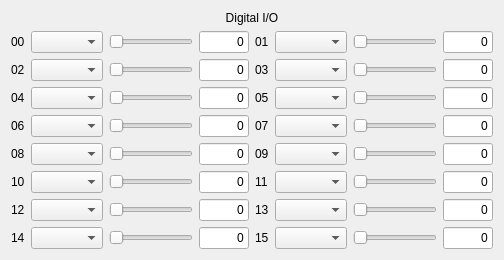
  <widget class="QWidget" name="verticalLayoutWidget">
   <property name="geometry">
    <rect>
     <x>280</x>
     <y>20</y>
     <width>491</width>
     <height>241</height>
    </rect>
   </property>
   <layout class="QVBoxLayout" name="DIOVertLayout">
    <item>
     <widget class="QLabel" name="DIO_Label">
      <property name="text">
       <string>Digital I/O</string>
      </property>
      <property name="alignment">
       <set>Qt::AlignCenter</set>
      </property>
     </widget>
    </item>
    <item>
     <layout class="QGridLayout" name="DIO_Grid">
      <item row="2" column="3">
       <widget class="QLineEdit" name="D04_LineEdit">
        <property name="sizePolicy">
         <sizepolicy hsizetype="Minimum" vsizetype="Fixed">
          <horstretch>0</horstretch>
          <verstretch>0</verstretch>
         </sizepolicy>
        </property>
        <property name="minimumSize">
         <size>
          <width>50</width>
          <height>0</height>
         </size>
        </property>
        <property name="text">
         <string>0</string>
        </property>
        <property name="alignment">
         <set>Qt::AlignRight|Qt::AlignTrailing|Qt::AlignVCenter</set>
        </property>
        <property name="readOnly">
         <bool>false</bool>
        </property>
       </widget>
      </item>
      <item row="4" column="3">
       <widget class="QLineEdit" name="D08_LineEdit">
        <property name="sizePolicy">
         <sizepolicy hsizetype="Minimum" vsizetype="Fixed">
          <horstretch>0</horstretch>
          <verstretch>0</verstretch>
         </sizepolicy>
        </property>
        <property name="minimumSize">
         <size>
          <width>50</width>
          <height>0</height>
         </size>
        </property>
        <property name="text">
         <string>0</string>
        </property>
        <property name="alignment">
         <set>Qt::AlignRight|Qt::AlignTrailing|Qt::AlignVCenter</set>
        </property>
        <property name="readOnly">
         <bool>false</bool>
        </property>
       </widget>
      </item>
      <item row="6" column="3">
       <widget class="QLineEdit" name="D12_LineEdit">
        <property name="sizePolicy">
         <sizepolicy hsizetype="Minimum" vsizetype="Fixed">
          <horstretch>0</horstretch>
          <verstretch>0</verstretch>
         </sizepolicy>
        </property>
        <property name="minimumSize">
         <size>
          <width>50</width>
          <height>0</height>
         </size>
        </property>
        <property name="text">
         <string>0</string>
        </property>
        <property name="alignment">
         <set>Qt::AlignRight|Qt::AlignTrailing|Qt::AlignVCenter</set>
        </property>
        <property name="readOnly">
         <bool>false</bool>
        </property>
       </widget>
      </item>
      <item row="5" column="3">
       <widget class="QLineEdit" name="D10_LineEdit">
        <property name="sizePolicy">
         <sizepolicy hsizetype="Minimum" vsizetype="Fixed">
          <horstretch>0</horstretch>
          <verstretch>0</verstretch>
         </sizepolicy>
        </property>
        <property name="minimumSize">
         <size>
          <width>50</width>
          <height>0</height>
         </size>
        </property>
        <property name="text">
         <string>0</string>
        </property>
        <property name="alignment">
         <set>Qt::AlignRight|Qt::AlignTrailing|Qt::AlignVCenter</set>
        </property>
        <property name="readOnly">
         <bool>false</bool>
        </property>
       </widget>
      </item>
      <item row="7" column="3">
       <widget class="QLineEdit" name="D14_LineEdit">
        <property name="sizePolicy">
         <sizepolicy hsizetype="Minimum" vsizetype="Fixed">
          <horstretch>0</horstretch>
          <verstretch>0</verstretch>
         </sizepolicy>
        </property>
        <property name="minimumSize">
         <size>
          <width>50</width>
          <height>0</height>
         </size>
        </property>
        <property name="text">
         <string>0</string>
        </property>
        <property name="alignment">
         <set>Qt::AlignRight|Qt::AlignTrailing|Qt::AlignVCenter</set>
        </property>
        <property name="readOnly">
         <bool>false</bool>
        </property>
       </widget>
      </item>
      <item row="3" column="3">
       <widget class="QLineEdit" name="D06_LineEdit">
        <property name="sizePolicy">
         <sizepolicy hsizetype="Minimum" vsizetype="Fixed">
          <horstretch>0</horstretch>
          <verstretch>0</verstretch>
         </sizepolicy>
        </property>
        <property name="minimumSize">
         <size>
          <width>50</width>
          <height>0</height>
         </size>
        </property>
        <property name="text">
         <string>0</string>
        </property>
        <property name="alignment">
         <set>Qt::AlignRight|Qt::AlignTrailing|Qt::AlignVCenter</set>
        </property>
        <property name="readOnly">
         <bool>false</bool>
        </property>
       </widget>
      </item>
      <item row="7" column="5">
       <widget class="QComboBox" name="D15_Combo"/>
      </item>
      <item row="0" column="0">
       <widget class="QLabel" name="D00_Label">
        <property name="text">
         <string>00</string>
        </property>
       </widget>
      </item>
      <item row="0" column="1">
       <widget class="QComboBox" name="D00_Combo"/>
      </item>
      <item row="1" column="2">
       <widget class="QSlider" name="D02_Slider">
        <property name="sizePolicy">
         <sizepolicy hsizetype="MinimumExpanding" vsizetype="Fixed">
          <horstretch>0</horstretch>
          <verstretch>0</verstretch>
         </sizepolicy>
        </property>
        <property name="maximum">
         <number>100</number>
        </property>
        <property name="singleStep">
         <number>100</number>
        </property>
        <property name="pageStep">
         <number>100</number>
        </property>
        <property name="sliderPosition">
         <number>0</number>
        </property>
        <property name="tracking">
         <bool>true</bool>
        </property>
        <property name="orientation">
         <enum>Qt::Horizontal</enum>
        </property>
        <property name="tickPosition">
         <enum>QSlider::NoTicks</enum>
        </property>
        <property name="tickInterval">
         <number>100</number>
        </property>
       </widget>
      </item>
      <item row="1" column="0">
       <widget class="QLabel" name="D02_Label">
        <property name="text">
         <string>02</string>
        </property>
       </widget>
      </item>
      <item row="7" column="6">
       <widget class="QSlider" name="D15_Slider">
        <property name="sizePolicy">
         <sizepolicy hsizetype="MinimumExpanding" vsizetype="Fixed">
          <horstretch>0</horstretch>
          <verstretch>0</verstretch>
         </sizepolicy>
        </property>
        <property name="maximum">
         <number>100</number>
        </property>
        <property name="singleStep">
         <number>100</number>
        </property>
        <property name="pageStep">
         <number>100</number>
        </property>
        <property name="sliderPosition">
         <number>0</number>
        </property>
        <property name="tracking">
         <bool>true</bool>
        </property>
        <property name="orientation">
         <enum>Qt::Horizontal</enum>
        </property>
        <property name="tickPosition">
         <enum>QSlider::NoTicks</enum>
        </property>
        <property name="tickInterval">
         <number>100</number>
        </property>
       </widget>
      </item>
      <item row="1" column="1">
       <widget class="QComboBox" name="D02_Combo"/>
      </item>
      <item row="2" column="0">
       <widget class="QLabel" name="D04_Label">
        <property name="text">
         <string>04</string>
        </property>
       </widget>
      </item>
      <item row="7" column="0">
       <widget class="QLabel" name="D14_Label">
        <property name="text">
         <string>14</string>
        </property>
       </widget>
      </item>
      <item row="7" column="1">
       <widget class="QComboBox" name="D14_Combo"/>
      </item>
      <item row="6" column="4">
       <widget class="QLabel" name="D13_Label">
        <property name="text">
         <string>13</string>
        </property>
       </widget>
      </item>
      <item row="7" column="2">
       <widget class="QSlider" name="D14_Slider">
        <property name="sizePolicy">
         <sizepolicy hsizetype="MinimumExpanding" vsizetype="Fixed">
          <horstretch>0</horstretch>
          <verstretch>0</verstretch>
         </sizepolicy>
        </property>
        <property name="maximum">
         <number>100</number>
        </property>
        <property name="singleStep">
         <number>100</number>
        </property>
        <property name="pageStep">
         <number>100</number>
        </property>
        <property name="sliderPosition">
         <number>0</number>
        </property>
        <property name="tracking">
         <bool>true</bool>
        </property>
        <property name="orientation">
         <enum>Qt::Horizontal</enum>
        </property>
        <property name="tickPosition">
         <enum>QSlider::NoTicks</enum>
        </property>
        <property name="tickInterval">
         <number>100</number>
        </property>
       </widget>
      </item>
      <item row="6" column="5">
       <widget class="QComboBox" name="D13_Combo"/>
      </item>
      <item row="6" column="6">
       <widget class="QSlider" name="D13_Slider">
        <property name="sizePolicy">
         <sizepolicy hsizetype="MinimumExpanding" vsizetype="Fixed">
          <horstretch>0</horstretch>
          <verstretch>0</verstretch>
         </sizepolicy>
        </property>
        <property name="maximum">
         <number>100</number>
        </property>
        <property name="singleStep">
         <number>100</number>
        </property>
        <property name="pageStep">
         <number>100</number>
        </property>
        <property name="sliderPosition">
         <number>0</number>
        </property>
        <property name="tracking">
         <bool>true</bool>
        </property>
        <property name="orientation">
         <enum>Qt::Horizontal</enum>
        </property>
        <property name="tickPosition">
         <enum>QSlider::NoTicks</enum>
        </property>
        <property name="tickInterval">
         <number>100</number>
        </property>
       </widget>
      </item>
      <item row="3" column="5">
       <widget class="QComboBox" name="D07_Combo"/>
      </item>
      <item row="5" column="4">
       <widget class="QLabel" name="D11_Label">
        <property name="text">
         <string>11</string>
        </property>
       </widget>
      </item>
      <item row="5" column="6">
       <widget class="QSlider" name="D11_Slider">
        <property name="sizePolicy">
         <sizepolicy hsizetype="MinimumExpanding" vsizetype="Fixed">
          <horstretch>0</horstretch>
          <verstretch>0</verstretch>
         </sizepolicy>
        </property>
        <property name="maximum">
         <number>100</number>
        </property>
        <property name="singleStep">
         <number>100</number>
        </property>
        <property name="pageStep">
         <number>100</number>
        </property>
        <property name="sliderPosition">
         <number>0</number>
        </property>
        <property name="tracking">
         <bool>true</bool>
        </property>
        <property name="orientation">
         <enum>Qt::Horizontal</enum>
        </property>
        <property name="tickPosition">
         <enum>QSlider::NoTicks</enum>
        </property>
        <property name="tickInterval">
         <number>100</number>
        </property>
       </widget>
      </item>
      <item row="3" column="6">
       <widget class="QSlider" name="D07_Slider">
        <property name="sizePolicy">
         <sizepolicy hsizetype="MinimumExpanding" vsizetype="Fixed">
          <horstretch>0</horstretch>
          <verstretch>0</verstretch>
         </sizepolicy>
        </property>
        <property name="maximum">
         <number>100</number>
        </property>
        <property name="singleStep">
         <number>100</number>
        </property>
        <property name="pageStep">
         <number>100</number>
        </property>
        <property name="sliderPosition">
         <number>0</number>
        </property>
        <property name="tracking">
         <bool>true</bool>
        </property>
        <property name="orientation">
         <enum>Qt::Horizontal</enum>
        </property>
        <property name="tickPosition">
         <enum>QSlider::NoTicks</enum>
        </property>
        <property name="tickInterval">
         <number>100</number>
        </property>
       </widget>
      </item>
      <item row="3" column="4">
       <widget class="QLabel" name="D07_Label">
        <property name="text">
         <string>07</string>
        </property>
       </widget>
      </item>
      <item row="5" column="5">
       <widget class="QComboBox" name="D11_Combo"/>
      </item>
      <item row="4" column="1">
       <widget class="QComboBox" name="D08_Combo"/>
      </item>
      <item row="2" column="1">
       <widget class="QComboBox" name="D04_Combo"/>
      </item>
      <item row="2" column="2">
       <widget class="QSlider" name="D04_Slider">
        <property name="sizePolicy">
         <sizepolicy hsizetype="MinimumExpanding" vsizetype="Fixed">
          <horstretch>0</horstretch>
          <verstretch>0</verstretch>
         </sizepolicy>
        </property>
        <property name="maximum">
         <number>100</number>
        </property>
        <property name="singleStep">
         <number>100</number>
        </property>
        <property name="pageStep">
         <number>100</number>
        </property>
        <property name="sliderPosition">
         <number>0</number>
        </property>
        <property name="tracking">
         <bool>true</bool>
        </property>
        <property name="orientation">
         <enum>Qt::Horizontal</enum>
        </property>
        <property name="tickPosition">
         <enum>QSlider::NoTicks</enum>
        </property>
        <property name="tickInterval">
         <number>100</number>
        </property>
       </widget>
      </item>
      <item row="7" column="4">
       <widget class="QLabel" name="D15_Label">
        <property name="text">
         <string>15</string>
        </property>
       </widget>
      </item>
      <item row="4" column="0">
       <widget class="QLabel" name="D08_Label">
        <property name="text">
         <string>08</string>
        </property>
       </widget>
      </item>
      <item row="0" column="4">
       <widget class="QLabel" name="D01_Label">
        <property name="text">
         <string>01</string>
        </property>
       </widget>
      </item>
      <item row="0" column="5">
       <widget class="QComboBox" name="D01_Combo"/>
      </item>
      <item row="3" column="0">
       <widget class="QLabel" name="D06_Label">
        <property name="text">
         <string>06</string>
        </property>
       </widget>
      </item>
      <item row="4" column="2">
       <widget class="QSlider" name="D08_Slider">
        <property name="sizePolicy">
         <sizepolicy hsizetype="MinimumExpanding" vsizetype="Fixed">
          <horstretch>0</horstretch>
          <verstretch>0</verstretch>
         </sizepolicy>
        </property>
        <property name="maximum">
         <number>100</number>
        </property>
        <property name="singleStep">
         <number>100</number>
        </property>
        <property name="pageStep">
         <number>100</number>
        </property>
        <property name="sliderPosition">
         <number>0</number>
        </property>
        <property name="tracking">
         <bool>true</bool>
        </property>
        <property name="orientation">
         <enum>Qt::Horizontal</enum>
        </property>
        <property name="tickPosition">
         <enum>QSlider::NoTicks</enum>
        </property>
        <property name="tickInterval">
         <number>100</number>
        </property>
       </widget>
      </item>
      <item row="3" column="2">
       <widget class="QSlider" name="D06_Slider">
        <property name="sizePolicy">
         <sizepolicy hsizetype="MinimumExpanding" vsizetype="Fixed">
          <horstretch>0</horstretch>
          <verstretch>0</verstretch>
         </sizepolicy>
        </property>
        <property name="maximum">
         <number>100</number>
        </property>
        <property name="singleStep">
         <number>100</number>
        </property>
        <property name="pageStep">
         <number>100</number>
        </property>
        <property name="sliderPosition">
         <number>0</number>
        </property>
        <property name="tracking">
         <bool>true</bool>
        </property>
        <property name="orientation">
         <enum>Qt::Horizontal</enum>
        </property>
        <property name="tickPosition">
         <enum>QSlider::NoTicks</enum>
        </property>
        <property name="tickInterval">
         <number>100</number>
        </property>
       </widget>
      </item>
      <item row="3" column="1">
       <widget class="QComboBox" name="D06_Combo"/>
      </item>
      <item row="6" column="1">
       <widget class="QComboBox" name="D12_Combo"/>
      </item>
      <item row="4" column="6">
       <widget class="QSlider" name="D09_Slider">
        <property name="sizePolicy">
         <sizepolicy hsizetype="MinimumExpanding" vsizetype="Fixed">
          <horstretch>0</horstretch>
          <verstretch>0</verstretch>
         </sizepolicy>
        </property>
        <property name="maximum">
         <number>100</number>
        </property>
        <property name="singleStep">
         <number>100</number>
        </property>
        <property name="pageStep">
         <number>100</number>
        </property>
        <property name="sliderPosition">
         <number>0</number>
        </property>
        <property name="tracking">
         <bool>true</bool>
        </property>
        <property name="orientation">
         <enum>Qt::Horizontal</enum>
        </property>
        <property name="tickPosition">
         <enum>QSlider::NoTicks</enum>
        </property>
        <property name="tickInterval">
         <number>100</number>
        </property>
       </widget>
      </item>
      <item row="1" column="5">
       <widget class="QComboBox" name="D03_Combo"/>
      </item>
      <item row="4" column="4">
       <widget class="QLabel" name="D09_Label">
        <property name="text">
         <string>09</string>
        </property>
       </widget>
      </item>
      <item row="6" column="0">
       <widget class="QLabel" name="D12_Label">
        <property name="text">
         <string>12</string>
        </property>
       </widget>
      </item>
      <item row="6" column="2">
       <widget class="QSlider" name="D12_Slider">
        <property name="sizePolicy">
         <sizepolicy hsizetype="MinimumExpanding" vsizetype="Fixed">
          <horstretch>0</horstretch>
          <verstretch>0</verstretch>
         </sizepolicy>
        </property>
        <property name="maximum">
         <number>100</number>
        </property>
        <property name="singleStep">
         <number>100</number>
        </property>
        <property name="pageStep">
         <number>100</number>
        </property>
        <property name="sliderPosition">
         <number>0</number>
        </property>
        <property name="tracking">
         <bool>true</bool>
        </property>
        <property name="orientation">
         <enum>Qt::Horizontal</enum>
        </property>
        <property name="tickPosition">
         <enum>QSlider::NoTicks</enum>
        </property>
        <property name="tickInterval">
         <number>100</number>
        </property>
       </widget>
      </item>
      <item row="4" column="5">
       <widget class="QComboBox" name="D09_Combo"/>
      </item>
      <item row="1" column="6">
       <widget class="QSlider" name="D03_Slider">
        <property name="sizePolicy">
         <sizepolicy hsizetype="MinimumExpanding" vsizetype="Fixed">
          <horstretch>0</horstretch>
          <verstretch>0</verstretch>
         </sizepolicy>
        </property>
        <property name="maximum">
         <number>100</number>
        </property>
        <property name="singleStep">
         <number>100</number>
        </property>
        <property name="pageStep">
         <number>100</number>
        </property>
        <property name="sliderPosition">
         <number>0</number>
        </property>
        <property name="tracking">
         <bool>true</bool>
        </property>
        <property name="orientation">
         <enum>Qt::Horizontal</enum>
        </property>
        <property name="tickPosition">
         <enum>QSlider::NoTicks</enum>
        </property>
        <property name="tickInterval">
         <number>100</number>
        </property>
       </widget>
      </item>
      <item row="5" column="0">
       <widget class="QLabel" name="D10_Label">
        <property name="text">
         <string>10</string>
        </property>
       </widget>
      </item>
      <item row="5" column="1">
       <widget class="QComboBox" name="D10_Combo"/>
      </item>
      <item row="1" column="4">
       <widget class="QLabel" name="D03_Label">
        <property name="text">
         <string>03</string>
        </property>
       </widget>
      </item>
      <item row="2" column="5">
       <widget class="QComboBox" name="D05_Combo"/>
      </item>
      <item row="0" column="6">
       <widget class="QSlider" name="D01_Slider">
        <property name="sizePolicy">
         <sizepolicy hsizetype="MinimumExpanding" vsizetype="Fixed">
          <horstretch>0</horstretch>
          <verstretch>0</verstretch>
         </sizepolicy>
        </property>
        <property name="maximum">
         <number>100</number>
        </property>
        <property name="singleStep">
         <number>100</number>
        </property>
        <property name="pageStep">
         <number>100</number>
        </property>
        <property name="sliderPosition">
         <number>0</number>
        </property>
        <property name="tracking">
         <bool>true</bool>
        </property>
        <property name="orientation">
         <enum>Qt::Horizontal</enum>
        </property>
        <property name="tickPosition">
         <enum>QSlider::NoTicks</enum>
        </property>
        <property name="tickInterval">
         <number>100</number>
        </property>
       </widget>
      </item>
      <item row="2" column="4">
       <widget class="QLabel" name="D05_Label">
        <property name="text">
         <string>05</string>
        </property>
       </widget>
      </item>
      <item row="2" column="6">
       <widget class="QSlider" name="D05_Slider">
        <property name="sizePolicy">
         <sizepolicy hsizetype="MinimumExpanding" vsizetype="Fixed">
          <horstretch>0</horstretch>
          <verstretch>0</verstretch>
         </sizepolicy>
        </property>
        <property name="maximum">
         <number>100</number>
        </property>
        <property name="singleStep">
         <number>100</number>
        </property>
        <property name="pageStep">
         <number>100</number>
        </property>
        <property name="sliderPosition">
         <number>0</number>
        </property>
        <property name="tracking">
         <bool>true</bool>
        </property>
        <property name="orientation">
         <enum>Qt::Horizontal</enum>
        </property>
        <property name="tickPosition">
         <enum>QSlider::NoTicks</enum>
        </property>
        <property name="tickInterval">
         <number>100</number>
        </property>
       </widget>
      </item>
      <item row="5" column="2">
       <widget class="QSlider" name="D10_Slider">
        <property name="sizePolicy">
         <sizepolicy hsizetype="MinimumExpanding" vsizetype="Fixed">
          <horstretch>0</horstretch>
          <verstretch>0</verstretch>
         </sizepolicy>
        </property>
        <property name="maximum">
         <number>100</number>
        </property>
        <property name="singleStep">
         <number>100</number>
        </property>
        <property name="pageStep">
         <number>100</number>
        </property>
        <property name="sliderPosition">
         <number>0</number>
        </property>
        <property name="tracking">
         <bool>true</bool>
        </property>
        <property name="orientation">
         <enum>Qt::Horizontal</enum>
        </property>
        <property name="tickPosition">
         <enum>QSlider::NoTicks</enum>
        </property>
        <property name="tickInterval">
         <number>100</number>
        </property>
       </widget>
      </item>
      <item row="0" column="2">
       <widget class="QSlider" name="D00_Slider">
        <property name="sizePolicy">
         <sizepolicy hsizetype="MinimumExpanding" vsizetype="Fixed">
          <horstretch>0</horstretch>
          <verstretch>0</verstretch>
         </sizepolicy>
        </property>
        <property name="maximum">
         <number>100</number>
        </property>
        <property name="singleStep">
         <number>100</number>
        </property>
        <property name="pageStep">
         <number>100</number>
        </property>
        <property name="sliderPosition">
         <number>0</number>
        </property>
        <property name="tracking">
         <bool>true</bool>
        </property>
        <property name="orientation">
         <enum>Qt::Horizontal</enum>
        </property>
        <property name="invertedControls">
         <bool>false</bool>
        </property>
        <property name="tickPosition">
         <enum>QSlider::NoTicks</enum>
        </property>
        <property name="tickInterval">
         <number>100</number>
        </property>
       </widget>
      </item>
      <item row="1" column="3">
       <widget class="QLineEdit" name="D02_LineEdit">
        <property name="sizePolicy">
         <sizepolicy hsizetype="Minimum" vsizetype="Fixed">
          <horstretch>0</horstretch>
          <verstretch>0</verstretch>
         </sizepolicy>
        </property>
        <property name="minimumSize">
         <size>
          <width>50</width>
          <height>0</height>
         </size>
        </property>
        <property name="text">
         <string>0</string>
        </property>
        <property name="alignment">
         <set>Qt::AlignRight|Qt::AlignTrailing|Qt::AlignVCenter</set>
        </property>
        <property name="readOnly">
         <bool>false</bool>
        </property>
       </widget>
      </item>
      <item row="0" column="7">
       <widget class="QLineEdit" name="D01_LineEdit">
        <property name="sizePolicy">
         <sizepolicy hsizetype="Minimum" vsizetype="Fixed">
          <horstretch>0</horstretch>
          <verstretch>0</verstretch>
         </sizepolicy>
        </property>
        <property name="minimumSize">
         <size>
          <width>50</width>
          <height>0</height>
         </size>
        </property>
        <property name="text">
         <string>0</string>
        </property>
        <property name="alignment">
         <set>Qt::AlignRight|Qt::AlignTrailing|Qt::AlignVCenter</set>
        </property>
        <property name="readOnly">
         <bool>false</bool>
        </property>
       </widget>
      </item>
      <item row="1" column="7">
       <widget class="QLineEdit" name="D03_LineEdit">
        <property name="sizePolicy">
         <sizepolicy hsizetype="Minimum" vsizetype="Fixed">
          <horstretch>0</horstretch>
          <verstretch>0</verstretch>
         </sizepolicy>
        </property>
        <property name="minimumSize">
         <size>
          <width>50</width>
          <height>0</height>
         </size>
        </property>
        <property name="text">
         <string>0</string>
        </property>
        <property name="alignment">
         <set>Qt::AlignRight|Qt::AlignTrailing|Qt::AlignVCenter</set>
        </property>
        <property name="readOnly">
         <bool>false</bool>
        </property>
       </widget>
      </item>
      <item row="2" column="7">
       <widget class="QLineEdit" name="D05_LineEdit">
        <property name="sizePolicy">
         <sizepolicy hsizetype="Minimum" vsizetype="Fixed">
          <horstretch>0</horstretch>
          <verstretch>0</verstretch>
         </sizepolicy>
        </property>
        <property name="minimumSize">
         <size>
          <width>50</width>
          <height>0</height>
         </size>
        </property>
        <property name="text">
         <string>0</string>
        </property>
        <property name="alignment">
         <set>Qt::AlignRight|Qt::AlignTrailing|Qt::AlignVCenter</set>
        </property>
        <property name="readOnly">
         <bool>false</bool>
        </property>
       </widget>
      </item>
      <item row="3" column="7">
       <widget class="QLineEdit" name="D07_LineEdit">
        <property name="sizePolicy">
         <sizepolicy hsizetype="Minimum" vsizetype="Fixed">
          <horstretch>0</horstretch>
          <verstretch>0</verstretch>
         </sizepolicy>
        </property>
        <property name="minimumSize">
         <size>
          <width>50</width>
          <height>0</height>
         </size>
        </property>
        <property name="text">
         <string>0</string>
        </property>
        <property name="alignment">
         <set>Qt::AlignRight|Qt::AlignTrailing|Qt::AlignVCenter</set>
        </property>
        <property name="readOnly">
         <bool>false</bool>
        </property>
       </widget>
      </item>
      <item row="4" column="7">
       <widget class="QLineEdit" name="D09_LineEdit">
        <property name="sizePolicy">
         <sizepolicy hsizetype="Minimum" vsizetype="Fixed">
          <horstretch>0</horstretch>
          <verstretch>0</verstretch>
         </sizepolicy>
        </property>
        <property name="minimumSize">
         <size>
          <width>50</width>
          <height>0</height>
         </size>
        </property>
        <property name="text">
         <string>0</string>
        </property>
        <property name="alignment">
         <set>Qt::AlignRight|Qt::AlignTrailing|Qt::AlignVCenter</set>
        </property>
        <property name="readOnly">
         <bool>false</bool>
        </property>
       </widget>
      </item>
      <item row="5" column="7">
       <widget class="QLineEdit" name="D11_LineEdit">
        <property name="sizePolicy">
         <sizepolicy hsizetype="Minimum" vsizetype="Fixed">
          <horstretch>0</horstretch>
          <verstretch>0</verstretch>
         </sizepolicy>
        </property>
        <property name="minimumSize">
         <size>
          <width>50</width>
          <height>0</height>
         </size>
        </property>
        <property name="text">
         <string>0</string>
        </property>
        <property name="alignment">
         <set>Qt::AlignRight|Qt::AlignTrailing|Qt::AlignVCenter</set>
        </property>
        <property name="readOnly">
         <bool>false</bool>
        </property>
       </widget>
      </item>
      <item row="6" column="7">
       <widget class="QLineEdit" name="D13_LineEdit">
        <property name="sizePolicy">
         <sizepolicy hsizetype="Minimum" vsizetype="Fixed">
          <horstretch>0</horstretch>
          <verstretch>0</verstretch>
         </sizepolicy>
        </property>
        <property name="minimumSize">
         <size>
          <width>50</width>
          <height>0</height>
         </size>
        </property>
        <property name="text">
         <string>0</string>
        </property>
        <property name="alignment">
         <set>Qt::AlignRight|Qt::AlignTrailing|Qt::AlignVCenter</set>
        </property>
        <property name="readOnly">
         <bool>false</bool>
        </property>
       </widget>
      </item>
      <item row="7" column="7">
       <widget class="QLineEdit" name="D15_LineEdit">
        <property name="sizePolicy">
         <sizepolicy hsizetype="Minimum" vsizetype="Fixed">
          <horstretch>0</horstretch>
          <verstretch>0</verstretch>
         </sizepolicy>
        </property>
        <property name="minimumSize">
         <size>
          <width>50</width>
          <height>0</height>
         </size>
        </property>
        <property name="text">
         <string>0</string>
        </property>
        <property name="alignment">
         <set>Qt::AlignRight|Qt::AlignTrailing|Qt::AlignVCenter</set>
        </property>
        <property name="readOnly">
         <bool>false</bool>
        </property>
       </widget>
      </item>
      <item row="0" column="3">
       <widget class="QLineEdit" name="D00_LineEdit">
        <property name="sizePolicy">
         <sizepolicy hsizetype="Minimum" vsizetype="Fixed">
          <horstretch>0</horstretch>
          <verstretch>0</verstretch>
         </sizepolicy>
        </property>
        <property name="minimumSize">
         <size>
          <width>50</width>
          <height>0</height>
         </size>
        </property>
        <property name="text">
         <string>0</string>
        </property>
        <property name="alignment">
         <set>Qt::AlignRight|Qt::AlignTrailing|Qt::AlignVCenter</set>
        </property>
        <property name="readOnly">
         <bool>false</bool>
        </property>
       </widget>
      </item>
     </layout>
    </item>
   </layout>
  </widget>
